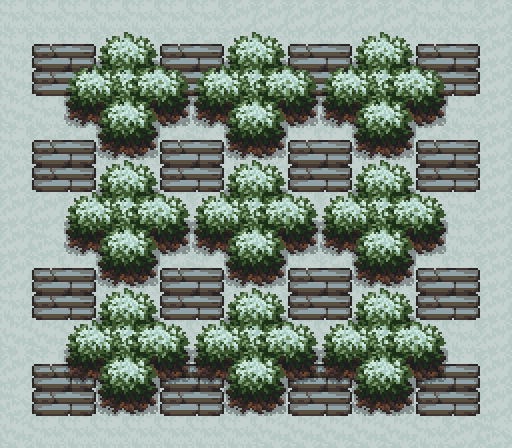

Below is a game level as drawn by its tile map, then a one-line description and the .tmx file that defines it, in full:
An orthogonal 16x14 tile map with 32x32 px tiles, 3 tile layers (Calque de Tuiles 1, Calque de Tuiles 2, Calque de Tuiles 3).

<map version="1.5" tiledversion="1.7.2" orientation="orthogonal" renderorder="right-down" width="16" height="14" tilewidth="32" tileheight="32" infinite="0" nextlayerid="9" nextobjectid="1">
 <editorsettings>
  <export target="projetbomberman.json" format="json" />
 </editorsettings>
 <tileset firstgid="1" source="bomberman.tsx" />
 <layer id="6" name="Calque de Tuiles 1" width="16" height="14">
  <data encoding="csv">
722,722,722,722,722,722,722,723,723,723,723,723,723,722,722,723,
722,722,722,723,722,723,723,723,763,763,763,763,763,762,722,723,
762,722,723,722,723,722,723,763,762,762,722,722,722,762,722,723,
762,722,723,723,722,723,723,722,722,722,723,723,723,762,722,723,
722,723,723,763,723,723,763,722,722,722,722,722,722,723,722,723,
723,723,763,763,763,722,723,762,762,762,762,762,722,723,722,723,
723,723,723,762,763,722,723,762,763,722,723,723,723,763,722,723,
723,763,722,762,763,723,723,723,723,723,763,763,763,763,722,723,
723,722,762,762,763,723,763,763,763,763,723,723,722,722,722,723,
722,722,723,763,763,763,722,723,723,723,763,722,723,723,722,723,
762,762,722,722,722,722,722,722,722,722,722,723,722,722,722,723,
723,722,722,722,722,723,762,762,762,762,762,763,723,723,722,723,
763,762,762,722,722,722,762,763,763,763,763,763,763,722,723,723,
762,722,722,722,722,722,722,722,762,762,762,762,762,722,723,763
</data>
 </layer>
 <layer id="7" name="Calque de Tuiles 2" width="16" height="14">
  <data encoding="csv">
0,0,0,0,0,0,0,0,0,0,0,0,0,0,0,0,
0,805,806,0,0,805,806,0,0,805,806,0,0,805,806,0,
0,845,846,0,0,845,846,0,0,845,846,0,0,845,846,0,
0,0,0,0,0,0,0,0,0,0,0,0,0,0,0,0,
0,805,806,0,0,805,806,0,0,805,806,0,0,805,806,0,
0,845,846,0,0,845,846,0,0,845,846,0,0,845,846,0,
0,0,0,0,0,0,0,0,0,0,0,0,0,0,0,0,
0,0,0,0,0,0,0,0,0,0,0,0,0,0,0,0,
0,805,806,0,0,805,806,0,0,805,806,0,0,805,806,0,
0,845,846,0,0,845,846,0,0,845,846,0,0,845,846,0,
0,0,0,0,0,0,0,0,0,0,0,0,0,0,0,0,
0,805,806,0,0,805,806,0,0,805,806,0,0,805,806,0,
0,845,846,0,0,845,846,0,0,845,846,0,0,845,846,0,
0,0,0,0,0,0,0,0,0,0,0,0,0,0,0,0
</data>
 </layer>
 <layer id="8" name="Calque de Tuiles 3" width="16" height="14">
  <data encoding="csv">
0,0,0,0,0,0,0,0,0,0,0,0,0,0,0,0,
0,0,933,934,935,936,933,934,935,936,933,934,935,936,0,0,
0,0,973,974,975,976,973,974,975,976,973,974,975,976,0,0,
0,0,1013,1014,1015,1016,1013,1014,1015,1016,1013,1014,1015,1016,0,0,
0,0,1053,1054,1055,1056,1053,1054,1055,1056,1053,1054,1055,1056,0,0,
0,0,933,934,935,936,933,934,935,936,933,934,935,936,0,0,
0,0,973,974,975,976,973,974,975,976,973,974,975,976,0,0,
0,0,1013,1014,1015,1016,1013,1014,1015,1016,1013,1014,1015,1016,0,0,
0,0,1053,1054,1055,1056,1053,1054,1055,1056,1053,1054,1055,1056,0,0,
0,0,933,934,935,936,933,934,935,936,933,934,935,936,0,0,
0,0,973,974,975,976,973,974,975,976,973,974,975,976,0,0,
0,0,1013,1014,1015,1016,1013,1014,1015,1016,1013,1014,1015,1016,0,0,
0,0,1053,1054,1055,1056,1053,1054,1055,1056,1053,1054,1055,1056,0,0,
0,0,0,0,0,0,0,0,0,0,0,0,0,0,0,0
</data>
 </layer>
</map>
